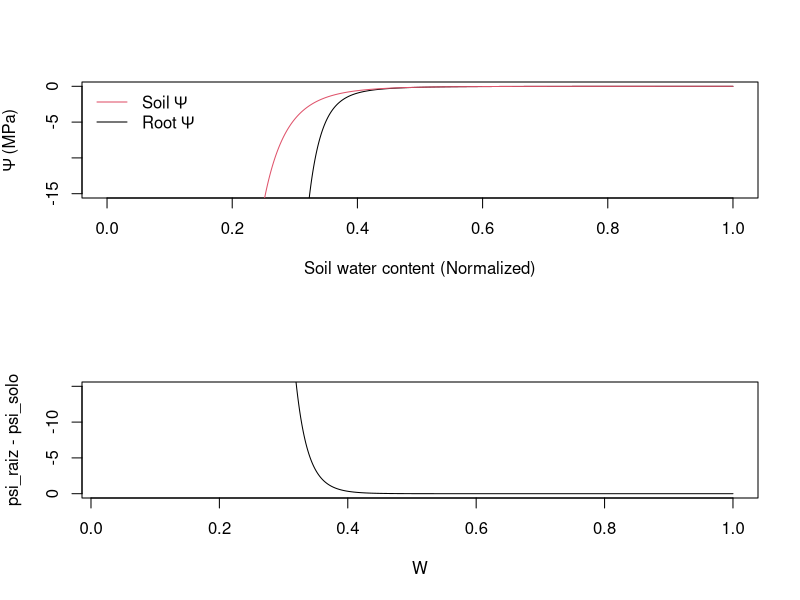

The R script that drew this image:
  # Parametros hidraulicos do solo 
  theta_sat = 0.4 #gH20/gsolo
  psi_sat = -0.001 #MPa 
  b = 7 #sem unidade
  
  # Conteudo volumetrico de agua no solo (gH20/g  solo)
  theta = seq (0.01, theta_sat, len=1000)
  # Conteúdo de água do solo 
  W = theta/theta_sat
  print(W)
  
  # Calculo potencial hidrico do solo (Clapp & Hornberger)
  psi_solo = psi_sat * W ^ (-b)
  # plot (psi_solo~I(W), type="l")
  
  # Calculo condutância solo raiz s/ considerar ksr_max
  # ksr dando valores errados. se eu uso um valor fixo de 0.5 por ex o psi da raiz fica com valores coerentes
  # Sperry & Love (2015) New phytologist  207:14-27 dao valores de condutancia hidraulica do solo bem maiores do que 50 kg h-1 MPa-1 m-2
  # O m-2 usado pelo Sperry ? de "?rea basal" (vamos considerar que isso seja area de sapwood) da planta, n?o de folhas. 
  # Ent?o vc tem que dividir esse valor pelo valor de huber (raz?o area sapwood/area foliar)
  k=100# kg h-1 MPa-1 m-2 sapwood 
  hv=0.001#m2 sapwood m-2 leaf
  kg_mol=55.5#convert kg water to mol
  h_s=3600#convert h to s
  ksr_max=(k*kg_mol/h_s)/hv#mol m-2 LEAF s-1
  print(ksr_max)
  ksr = ksr_max*(W ^ (2*b + 3))
  print(ksr)
  # ksr = 0.5
  
  # Calculo potencial h??drico da ra??z (Eller et al. 2018)
  E = 9e-5 #transpiration mol m-2 s-1 que sai do CAETE
  psi_raiz = psi_solo - (E / ksr)
  print(psi_raiz)
  #plot (psi_raiz~I(W), type="l")
  
  # pegando seu plot como exemplo
  # se eu rodo com valores de ksr entre 0 e 1 ainda assim o psi da raiz não está entre 1-2 MPa abaixo do potencial do solo
  par(mfrow=c(2,1))
  plot(psi_raiz~W, type="l",ylim=c(-15,0),xlim=c(0,1),
       ylab=expression(Psi~"("*MPa*")"),xlab="Soil water content (Normalized)")
  lines(psi_solo~W,col=2)
  legend("topleft",legend=c(expression(Soil~Psi),expression(Root~Psi)),
         col=c(2,1),lty=1,bty="n")
  plot(psi_raiz-psi_solo~W,type="l",
       ylim=c(0,-15))